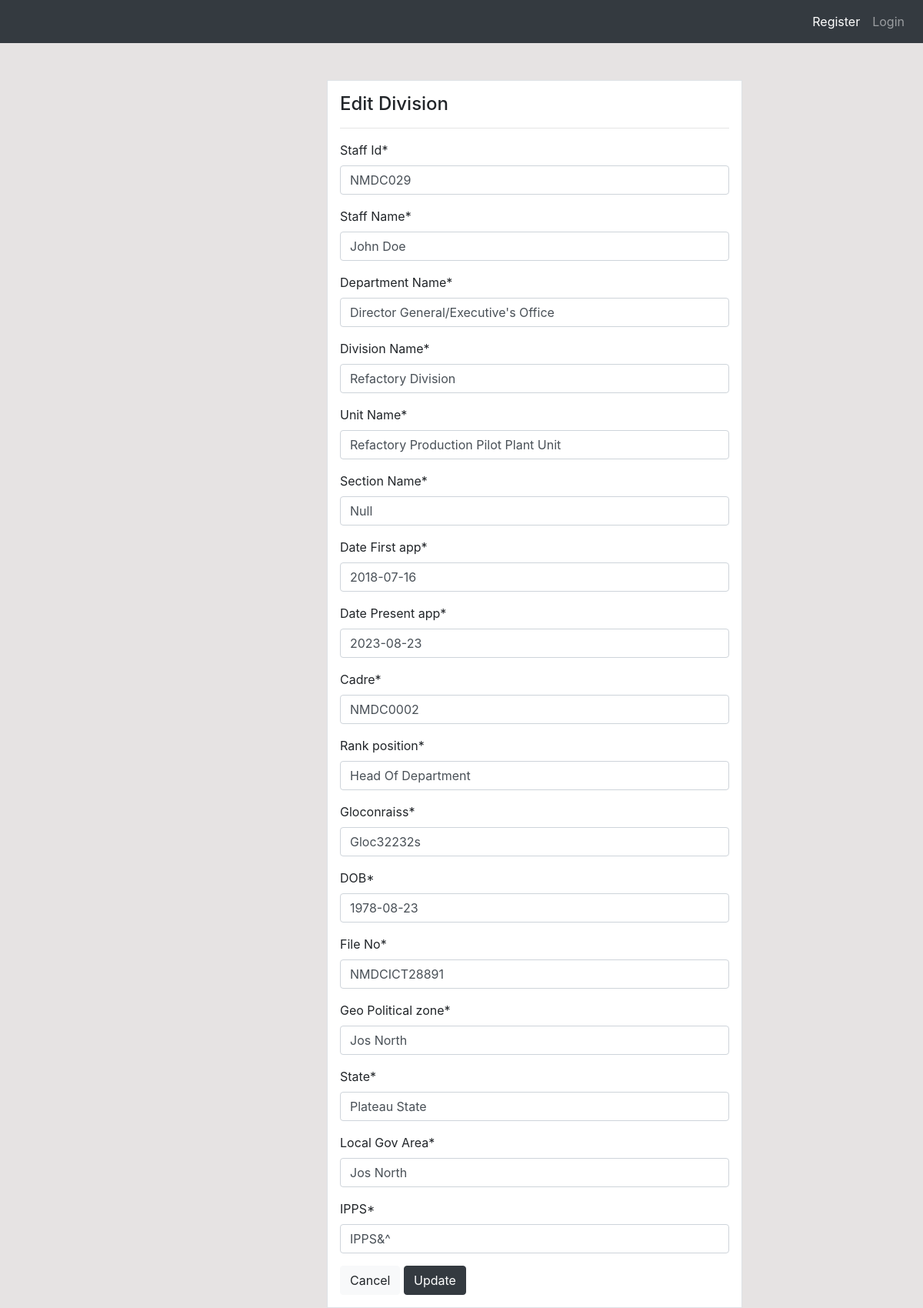
The app's page /staff/update/1/ with its own data.
### dashboard/models.py (models this page shows, shortened)
class Staff(models.Model):
    Staff_Id = models.CharField(max_length=100,null=True)
    Staff_Name = models.CharField(max_length=100,null=True)
    Department_Name = models.CharField(max_length=100,null=True)
    Division_Name = models.CharField(max_length=100,null=True)
    Unit_Name = models.CharField(max_length=100,null=True)
    Section_Name = models.CharField(max_length=100,null=True,default='No Section')
    Date_First_app = models.DateField(max_length=100,null=True)
    Date_Present_app = models.DateField(max_length=100,null=True)
    Cadre = models.CharField(max_length=100,null=True)
    Rank_position = models.CharField(max_length=100,null=True)
    Gloconraiss = models.CharField(max_length=100,null=True)
    DOB = models.DateField(max_length=100,null=True)
    File_No = models.CharField(max_length=100,null=True)
    Geo_Political_zone = models.CharField(max_length=100,null=True)
    State = models.CharField(max_length=100,null=True)
    Local_Gov_Area = models.CharField(max_length=100,null=True)
    IPPS = models.CharField(max_length=100,null=True)
    class Meta:
        verbose_name_plural = 'Staff List'

### dashboard/views.py (the view)
# urls.py: path('staff/update/<int:pk>/',views.staff_update, name='dashboard-staff-update'),
def staff_update(request,pk):
    item = Staff.objects.get(id=pk)
    if request.method == 'POST':
        form = StaffForm(request.POST,instance=item)
        if form.is_valid():
            form.save()
            return redirect('dashboard-staff')
    else:
        form = StaffForm(instance=item)
    context ={
        'form':form
    }
    return render(request,'dashboard/division_update.html',context)

### dashboard/forms.py
class StaffForm(forms.ModelForm):
    class Meta:
        model = Staff
        fields = ['Staff_Id','Staff_Name','Department_Name','Division_Name','Unit_Name','Section_Name','Date_First_app',
                  'Date_Present_app','Cadre',
                  'Rank_position','Gloconraiss',
                  'DOB','File_No','Geo_Political_zone','State','Local_Gov_Area','IPPS']

### templates/dashboard/division_update.html (shortened to what this page needs)
{%extends 'partials/base.html'%}
{% load crispy_forms_tags %}
{%block content%}
<div class="container">
    <div class="row mt-5">
        <div class="col-md-6 offset-md-4">
            <div class="border bg-white p-3">
                <h4>Edit Division</h4>
                <hr>
                <form method='POST'>
                    {{ form|crispy }}
                    <a class="btn btn-light" href="{% url 'dashboard-division' %}">Cancel</a>
                    <input class='btn btn-dark' type='submit' value='Update'>
                </form>
            </div>
        </div>
        </div>
    </div>
{%endblock%}

### static/style.css (style rules this page uses)
body { background-color:rgb(230, 227, 227); }
* { margin: 0; padding: 0; box-sizing: border-box; }

### records on screen
Staff: Staff_Id "NMDC029", Staff_Name "John Doe", Department_Name "Director General/Executive's Office", Division_Name "Refactory Division", Unit_Name "Refactory Production Pilot Plant Unit", Section_Name "Null", Date_First_app "2018-07-16", Date_Present_app "2023-08-23", Cadre "NMDC0002", Rank_position "Head Of Department", Gloconraiss "Gloc32232s", DOB "1978-08-23", File_No "NMDCICT28891", Geo_Political_zone "Jos North", State "Plateau State", Local_Gov_Area "Jos North", IPPS "IPPS&^"
